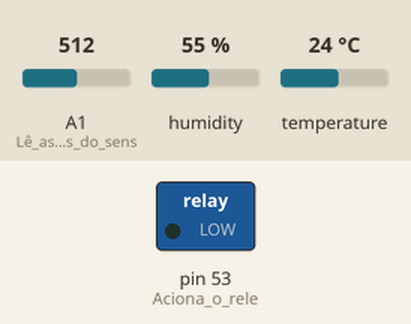
Recording of a sketch running on a simulated Arduino Mega 2560, built with avr-gcc and run on an emulated ATmega2560. Shown: switched loads named in the sketch (green lamp = pin HIGH). The test bench sets the inputs (shaded band); at power-on: A1 (Lê_as_informações_do_sens) = 512, humidity 55 %, temperature 24 °C. What the sketch prints to the serial monitor is not drawn.

Above: at 1.2 s.
1.3 s: A1 (Lê_as_informações_do_sens) set to 492
At 2.5 s:
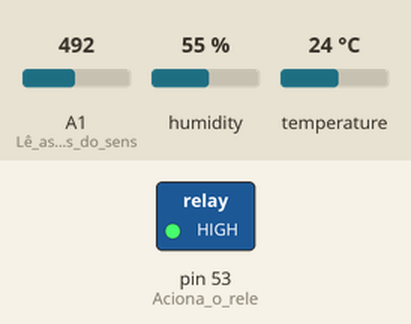
Timing chart, 0 to 4.3 s (numbered marks = the images above; inputs shaded):
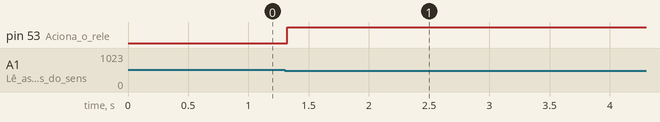

Measured:
- the behaviour switches between 500 and 499 on A1 (Lê_as_informações_do_sens) (found by bisection; images 0 and 1)
- after the input at 1.3 s, pin 53 (Aciona_o_rele): LOW → HIGH at once

The sketch:

Horta.ino
```cpp
//Giuliana Leon
//Horta Inteligente

#include <DHT.h>
#include <DHT_U.h>
#define tipoSensor DHT22
#define sensorTH 5


DHT dht(sensorTH, tipoSensor);

char controleAPP = 0;

int leituraSensor;

void setup() {

  Serial.begin(9600);
  dht.begin();
  pinMode (A1, INPUT);     //Lê as informações do sensor
  pinMode (53, OUTPUT);    //Aciona o rele
  digitalWrite(53, LOW);
}

void loop() {

  controleAPP = Serial.read();

  //Serial.print("\n Umidade: ");
  Serial.print(dht.readHumidity());
  Serial.print(" %");
  Serial.print("|");

  //Serial.print("\n Temperatura: ");
  Serial.print(dht.readTemperature(), 0);
  Serial.print(" *C");
  Serial.print("|");

 leituraSensor = analogRead(A1);   //Le o sensor

 //Serial.print("\n Umidade do Solo: ");
 Serial.print(leituraSensor);
 Serial.print("h");
 Serial.print("|");

  if (leituraSensor > 700){                 //Quando o solo estiver seco
    digitalWrite(53, LOW);
    delay(15000);
  }

  if(leituraSensor < 500){                  //Quando estiver molhado
    digitalWrite(53, HIGH);
    delay(15000);
  }

  if(controleAPP == '1'){
    digitalWrite(53, LOW);          //Liga a bomba
    delay(10000);
  }

  if(controleAPP == '0'){
    digitalWrite(53, HIGH);          //Desliga a bomba
    delay(5000);
  }
}
```
